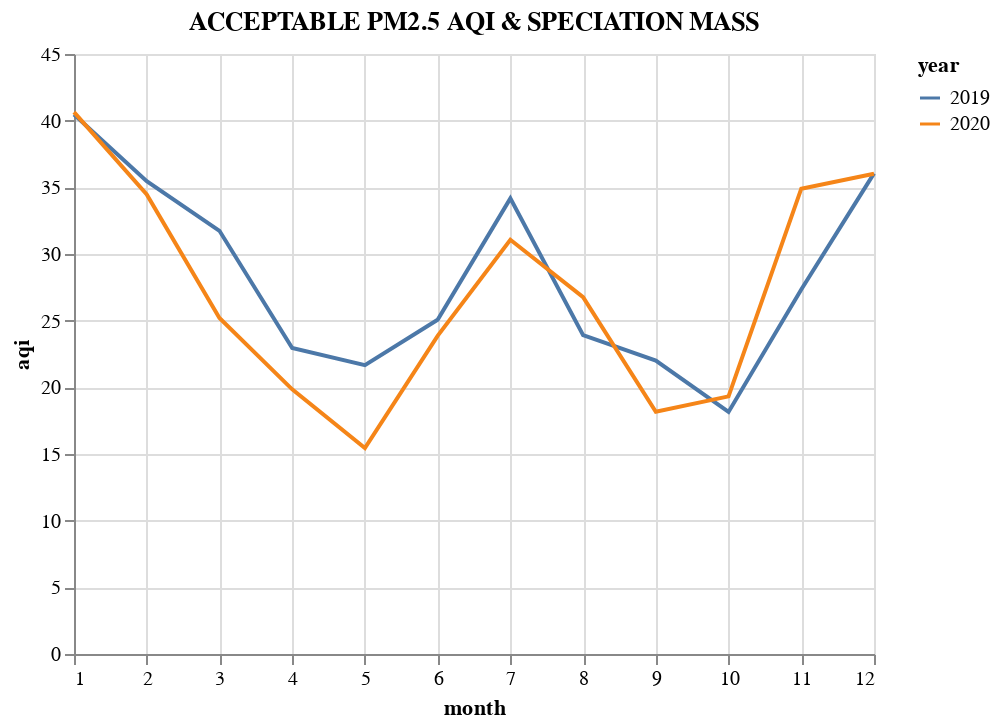

The notebook cell saved with this chart:
### Code cell
pm25a_2019_chart = alt.Chart(pm25a_2019).mark_line().encode(
    #alt.X("month"),
    alt.X("month"),
    alt.Y("aqi"),
    color="year:N"
)

pm25a_2020_chart = alt.Chart(pm25a_2020).mark_line().encode(
    #alt.X("month"),
    alt.X("month"),
    alt.Y("aqi"),
    color="year:N"
)

pm25a_chart = alt.layer(
    pm25a_2019_chart,
    pm25a_2020_chart
).properties(
    title="ACCEPTABLE PM2.5 AQI & SPECIATION MASS"
)
pm25a_chart

### Figure 1 — Vega-Lite specification as saved in the notebook (floating-point values rounded to 4 significant figures)
{"config": {"view": {"continuousWidth": 400, "continuousHeight": 300}}, "layer": [{"data": {"name": "data-a88e0582ee6fa71e63169e8b11f33d72"}, "mark": "line", "encoding": {"color": {"type": "nominal", "field": "year"}, "x": {"type": "quantitative", "field": "month"}, "y": {"type": "quantitative", "field": "aqi"}}}, {"data": {"name": "data-02d663f5b2fd70a15ce4938244e41769"}, "mark": "line", "encoding": {"color": {"type": "nominal", "field": "year"}, "x": {"type": "quantitative", "field": "month"}, "y": {"type": "quantitative", "field": "aqi"}}}], "title": "ACCEPTABLE PM2.5 AQI & SPECIATION MASS", "$schema": "https://vega.github.io/schema/vega-lite/v4.8.1.json", "datasets": {"data-a88e0582ee6fa71e63169e8b11f33d72": [{"date_month": "2019-08-01", "aqi": 23.91, "arithmetic_mean": 5.758, "units_of_measure": "Micrograms/cubic meter (LC)", "parameter": "Acceptable PM2.5 AQI & Speciation Mass", "year": 2019, "month": 8}, {"date_month": "2019-04-01", "aqi": 22.95, "arithmetic_mean": 5.491, "units_of_measure": "Micrograms/cubic meter (LC)", "parameter": "Acceptable PM2.5 AQI & Speciation Mass", "year": 2019, "month": 4}, {"date_month": "2019-01-01", "aqi": 40.46, "arithmetic_mean": 9.833, "units_of_measure": "Micrograms/cubic meter (LC)", "parameter": "Acceptable PM2.5 AQI & Speciation Mass", "year": 2019, "month": 1}, {"date_month": "2019-12-01", "aqi": 36.04, "arithmetic_mean": 8.892, "units_of_measure": "Micrograms/cubic meter (LC)", "parameter": "Acceptable PM2.5 AQI & Speciation Mass", "year": 2019, "month": 12}, {"date_month": "2019-03-01", "aqi": 31.74, "arithmetic_mean": 7.659, "units_of_measure": "Micrograms/cubic meter (LC)", "parameter": "Acceptable PM2.5 AQI & Speciation Mass", "year": 2019, "month": 3}, {"date_month": "2019-02-01", "aqi": 35.46, "arithmetic_mean": 8.812, "units_of_measure": "Micrograms/cubic meter (LC)", "parameter": "Acceptable PM2.5 AQI & Speciation Mass", "year": 2019, "month": 2}, {"date_month": "2019-10-01", "aqi": 18.16, "arithmetic_mean": 4.35, "units_of_measure": "Micrograms/cubic meter (LC)", "parameter": "Acceptable PM2.5 AQI & Speciation Mass", "year": 2019, "month": 10}, {"date_month": "2019-09-01", "aqi": 22.01, "arithmetic_mean": 5.278, "units_of_measure": "Micrograms/cubic meter (LC)", "parameter": "Acceptable PM2.5 AQI & Speciation Mass", "year": 2019, "month": 9}, {"date_month": "2019-05-01", "aqi": 21.66, "arithmetic_mean": 5.188, "units_of_measure": "Micrograms/cubic meter (LC)", "parameter": "Acceptable PM2.5 AQI & Speciation Mass", "year": 2019, "month": 5}, {"date_month": "2019-11-01", "aqi": 27.34, "arithmetic_mean": 6.682, "units_of_measure": "Micrograms/cubic meter (LC)", "parameter": "Acceptable PM2.5 AQI & Speciation Mass", "year": 2019, "month": 11}, {"date_month": "2019-06-01", "aqi": 25.07, "arithmetic_mean": 6.03, "units_of_measure": "Micrograms/cubic meter (LC)", "parameter": "Acceptable PM2.5 AQI & Speciation Mass", "year": 2019, "month": 6}, {"date_month": "2019-07-01", "aqi": 34.17, "arithmetic_mean": 8.526, "units_of_measure": "Micrograms/cubic meter (LC)", "parameter": "Acceptable PM2.5 AQI & Speciation Mass", "year": 2019, "month": 7}], "data-02d663f5b2fd70a15ce4938244e41769": [{"date_month": "2020-01-01", "aqi": 40.64, "arithmetic_mean": 10.05, "units_of_measure": "Micrograms/cubic meter (LC)", "parameter": "Acceptable PM2.5 AQI & Speciation Mass", "year": 2020, "month": 1}, {"date_month": "2020-12-01", "aqi": 36.02, "arithmetic_mean": 8.846, "units_of_measure": "Micrograms/cubic meter (LC)", "parameter": "Acceptable PM2.5 AQI & Speciation Mass", "year": 2020, "month": 12}, {"date_month": "2020-06-01", "aqi": 23.86, "arithmetic_mean": 5.714, "units_of_measure": "Micrograms/cubic meter (LC)", "parameter": "Acceptable PM2.5 AQI & Speciation Mass", "year": 2020, "month": 6}, {"date_month": "2020-09-01", "aqi": 18.16, "arithmetic_mean": 4.488, "units_of_measure": "Micrograms/cubic meter (LC)", "parameter": "Acceptable PM2.5 AQI & Speciation Mass", "year": 2020, "month": 9}, {"date_month": "2020-07-01", "aqi": 31.07, "arithmetic_mean": 7.588, "units_of_measure": "Micrograms/cubic meter (LC)", "parameter": "Acceptable PM2.5 AQI & Speciation Mass", "year": 2020, "month": 7}, {"date_month": "2020-03-01", "aqi": 25.2, "arithmetic_mean": 6.043, "units_of_measure": "Micrograms/cubic meter (LC)", "parameter": "Acceptable PM2.5 AQI & Speciation Mass", "year": 2020, "month": 3}, {"date_month": "2020-10-01", "aqi": 19.32, "arithmetic_mean": 4.632, "units_of_measure": "Micrograms/cubic meter (LC)", "parameter": "Acceptable PM2.5 AQI & Speciation Mass", "year": 2020, "month": 10}, {"date_month": "2020-04-01", "aqi": 19.85, "arithmetic_mean": 4.735, "units_of_measure": "Micrograms/cubic meter (LC)", "parameter": "Acceptable PM2.5 AQI & Speciation Mass", "year": 2020, "month": 4}, {"date_month": "2020-02-01", "aqi": 34.46, "arithmetic_mean": 8.37, "units_of_measure": "Micrograms/cubic meter (LC)", "parameter": "Acceptable PM2.5 AQI & Speciation Mass", "year": 2020, "month": 2}, {"date_month": "2020-08-01", "aqi": 26.76, "arithmetic_mean": 6.467, "units_of_measure": "Micrograms/cubic meter (LC)", "parameter": "Acceptable PM2.5 AQI & Speciation Mass", "year": 2020, "month": 8}, {"date_month": "2020-11-01", "aqi": 34.9, "arithmetic_mean": 8.658, "units_of_measure": "Micrograms/cubic meter (LC)", "parameter": "Acceptable PM2.5 AQI & Speciation Mass", "year": 2020, "month": 11}, {"date_month": "2020-05-01", "aqi": 15.44, "arithmetic_mean": 3.715, "units_of_measure": "Micrograms/cubic meter (LC)", "parameter": "Acceptable PM2.5 AQI & Speciation Mass", "year": 2020, "month": 5}]}}
